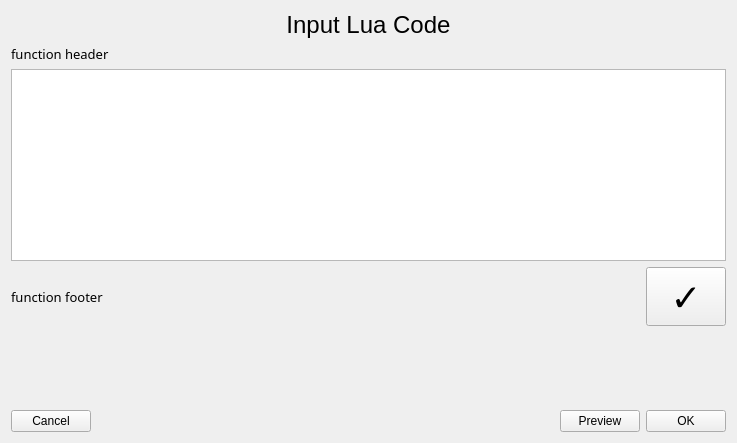
<?xml version="1.0" encoding="UTF-8"?>
<ui version="4.0">
 <class>LuaCodeWindow</class>
 <widget class="QWidget" name="LuaCodeWindow">
  <property name="geometry">
   <rect>
    <x>0</x>
    <y>0</y>
    <width>737</width>
    <height>443</height>
   </rect>
  </property>
  <property name="windowTitle">
   <string>Form</string>
  </property>
  <layout class="QVBoxLayout" name="verticalLayout">
   <item>
    <widget class="QLabel" name="label">
     <property name="font">
      <font>
       <pointsize>18</pointsize>
      </font>
     </property>
     <property name="text">
      <string>Input Lua Code</string>
     </property>
     <property name="alignment">
      <set>Qt::AlignCenter</set>
     </property>
    </widget>
   </item>
   <item>
    <widget class="QLabel" name="label_functionHeader">
     <property name="font">
      <font>
       <family>MS Gothic</family>
       <pointsize>10</pointsize>
      </font>
     </property>
     <property name="text">
      <string>function header</string>
     </property>
    </widget>
   </item>
   <item>
    <widget class="QTextEdit" name="textEdit_code">
     <property name="font">
      <font>
       <family>MS Gothic</family>
       <pointsize>10</pointsize>
      </font>
     </property>
    </widget>
   </item>
   <item>
    <layout class="QHBoxLayout" name="horizontalLayout_2">
     <item>
      <widget class="QLabel" name="label_functionFooter">
       <property name="font">
        <font>
         <family>MS Gothic</family>
         <pointsize>10</pointsize>
        </font>
       </property>
       <property name="text">
        <string>function footer</string>
       </property>
      </widget>
     </item>
     <item>
      <widget class="QPushButton" name="pushButton_check">
       <property name="sizePolicy">
        <sizepolicy hsizetype="Maximum" vsizetype="Fixed">
         <horstretch>0</horstretch>
         <verstretch>0</verstretch>
        </sizepolicy>
       </property>
       <property name="font">
        <font>
         <family>Roman</family>
         <pointsize>28</pointsize>
         <italic>false</italic>
         <bold>false</bold>
        </font>
       </property>
       <property name="text">
        <string>✓</string>
       </property>
      </widget>
     </item>
    </layout>
   </item>
   <item>
    <spacer name="verticalSpacer">
     <property name="orientation">
      <enum>Qt::Vertical</enum>
     </property>
     <property name="sizeHint" stdset="0">
      <size>
       <width>20</width>
       <height>40</height>
      </size>
     </property>
    </spacer>
   </item>
   <item>
    <layout class="QHBoxLayout" name="horizontalLayout">
     <item>
      <widget class="QPushButton" name="pushButton_cancel">
       <property name="text">
        <string>Cancel</string>
       </property>
      </widget>
     </item>
     <item>
      <spacer name="horizontalSpacer">
       <property name="orientation">
        <enum>Qt::Horizontal</enum>
       </property>
       <property name="sizeHint" stdset="0">
        <size>
         <width>40</width>
         <height>20</height>
        </size>
       </property>
      </spacer>
     </item>
     <item>
      <widget class="QPushButton" name="pushButton_preview">
       <property name="text">
        <string>Preview</string>
       </property>
      </widget>
     </item>
     <item>
      <widget class="QPushButton" name="pushButton_ok">
       <property name="text">
        <string>OK</string>
       </property>
      </widget>
     </item>
    </layout>
   </item>
  </layout>
 </widget>
 <resources/>
 <connections/>
</ui>
